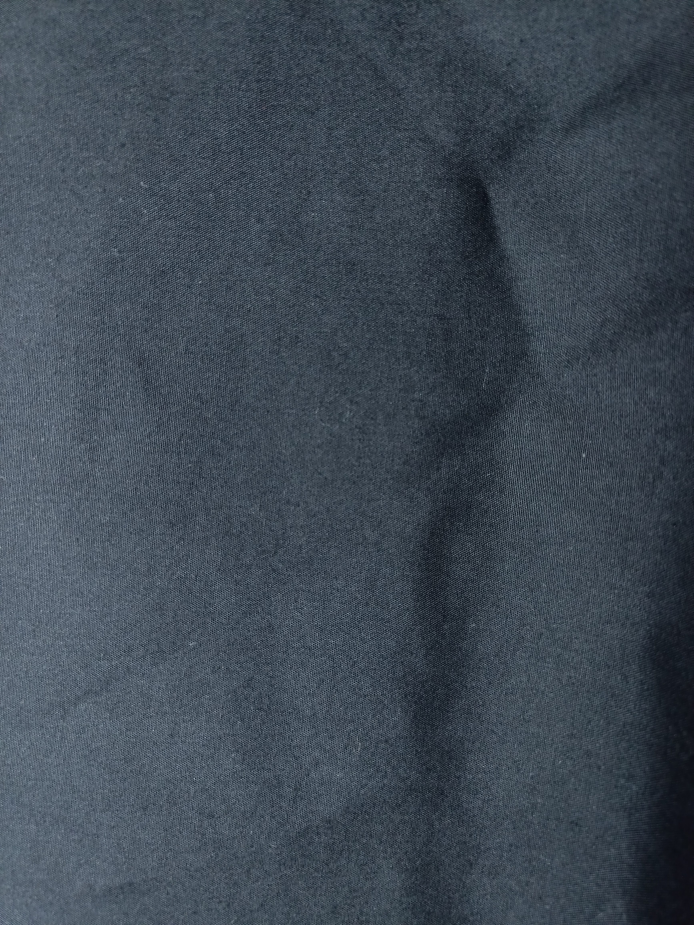
#> input picture data/katun_htm/kh_01.jpg, 3468 x 4624 px, found by its file name (shown at 1/5 size); its folder holds only this picture in this run
$ python glcm_result.py   (older library calls are emulated)
#> lines starting #> are read from the running program, lines starting #| are printed output that depends on the picture
import cv2
import os
import numpy as np
import pandas as pd
from skimage import feature
from skimage.util import img_as_ubyte
import matplotlib.pyplot as plt


# Fungsi untuk menghitung rata-rata nilai RGB dari gambar penuh
def extract_rgb_from_image(image):
    B, G, R = cv2.split(image)
    mean_R = np.mean(R)
    mean_G = np.mean(G)
    mean_B = np.mean(B)
    return mean_R, mean_G, mean_B

# Fungsi untuk menghitung fitur GLCM dari channel gambar


def calculate_glcm_features(image_channel):
    bins = np.array([0, 16, 32, 48, 64, 80, 96, 112, 128,
                     144, 160, 176, 192, 208, 224, 240, 255])
    inds = np.digitize(image_channel, bins)
    max_value = inds.max() + 1
    glcm = feature.graycomatrix(inds, [1], [0, np.pi/4, np.pi/2, 3*np.pi/4],
                                levels=max_value, normed=True, symmetric=True)

    contrast = feature.graycoprops(glcm, 'contrast')
    dissimilarity = feature.graycoprops(glcm, 'dissimilarity')
    homogeneity = feature.graycoprops(glcm, 'homogeneity')
    energy = feature.graycoprops(glcm, 'energy')
    correlation = feature.graycoprops(glcm, 'correlation')
    asm = feature.graycoprops(glcm, 'ASM')

    # Hitung Entropi
    glcm = glcm + 1e-10  # Tambahan kecil agar tidak log(0)
    entropy = -np.sum(glcm * np.log2(glcm))

    return np.mean(contrast), np.mean(dissimilarity), np.mean(homogeneity), np.mean(energy), np.mean(correlation), np.mean(asm), entropy


# Fungsi untuk memproses semua gambar dalam satu folder
def process_images_in_folder(folder_path, output_csv):
    results = []
    for filename in os.listdir(folder_path):
        if filename.endswith(".png") or filename.endswith(".jpg"):
            image_path = os.path.join(folder_path, filename)
            image = cv2.imread(image_path)

            # Hitung fitur RGB
            mean_R, mean_G, mean_B = extract_rgb_from_image(image)

            # Ekstrak channel warna
            red_channel = img_as_ubyte(image[:, :, 2])
            green_channel = img_as_ubyte(image[:, :, 1])
            blue_channel = img_as_ubyte(image[:, :, 0])

            # Hitung fitur GLCM per channel
            contrast_R, dissimilarity_R, homogeneity_R, energy_R, correlation_R, asm_R, entropy_R = calculate_glcm_features(
                red_channel)
            contrast_G, dissimilarity_G, homogeneity_G, energy_G, correlation_G, asm_G, entropy_G = calculate_glcm_features(
                green_channel)
            contrast_B, dissimilarity_B, homogeneity_B, energy_B, correlation_B, asm_B, entropy_B = calculate_glcm_features(
                blue_channel)

            results.append({
                'filename': filename,
                'mean_R': mean_R,
                'mean_G': mean_G,
                'mean_B': mean_B,
                'contrast_R': contrast_R,
                'dissimilarity_R': dissimilarity_R,
                'homogeneity_R': homogeneity_R,
                'energy_R': energy_R,
                'correlation_R': correlation_R,
                'asm_R': asm_R,
                'entropy_R': entropy_R,
                'contrast_G': contrast_G,
                'dissimilarity_G': dissimilarity_G,
                'homogeneity_G': homogeneity_G,
                'energy_G': energy_G,
                'correlation_G': correlation_G,
                'asm_G': asm_G,
                'entropy_G': entropy_G,
                'contrast_B': contrast_B,
                'dissimilarity_B': dissimilarity_B,
                'homogeneity_B': homogeneity_B,
                'energy_B': energy_B,
                'correlation_B': correlation_B,
                'asm_B': asm_B,
                'entropy_B': entropy_B
            })

    df = pd.DataFrame(results)
    df.to_csv(output_csv, index=False)
    print(f'Hasil telah disimpan ke {output_csv}')


# Fungsi untuk memproses semua subfolder
def process_all_folders(main_folder_path, output_folder_path):
    os.makedirs(output_folder_path, exist_ok=True)
    for folder_name in os.listdir(main_folder_path):
        folder_path = os.path.join(main_folder_path, folder_name)
        if os.path.isdir(folder_path):
            output_csv = f'{folder_name}_glcm_result.csv'
            output_csv_path = os.path.join(output_folder_path, output_csv)
            process_images_in_folder(folder_path, output_csv_path)
#> in process_images_in_folder, image is the input picture: shape (4624, 3468, 3); mean B, G, R 84.4, 73.4, 62.9
#> in extract_rgb_from_image, `B, G, R = cv2.split(image)`:
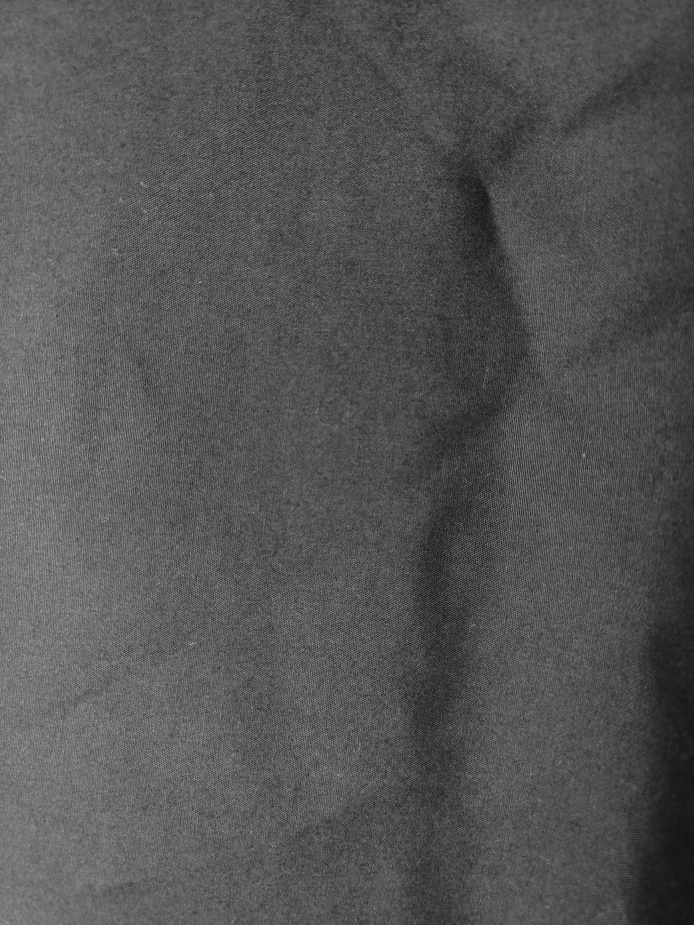
#> B: shape (4624, 3468) (shown at 1/5 size); min 8, max 236, mean 84.4
#> in extract_rgb_from_image, `B, G, R = cv2.split(image)`:
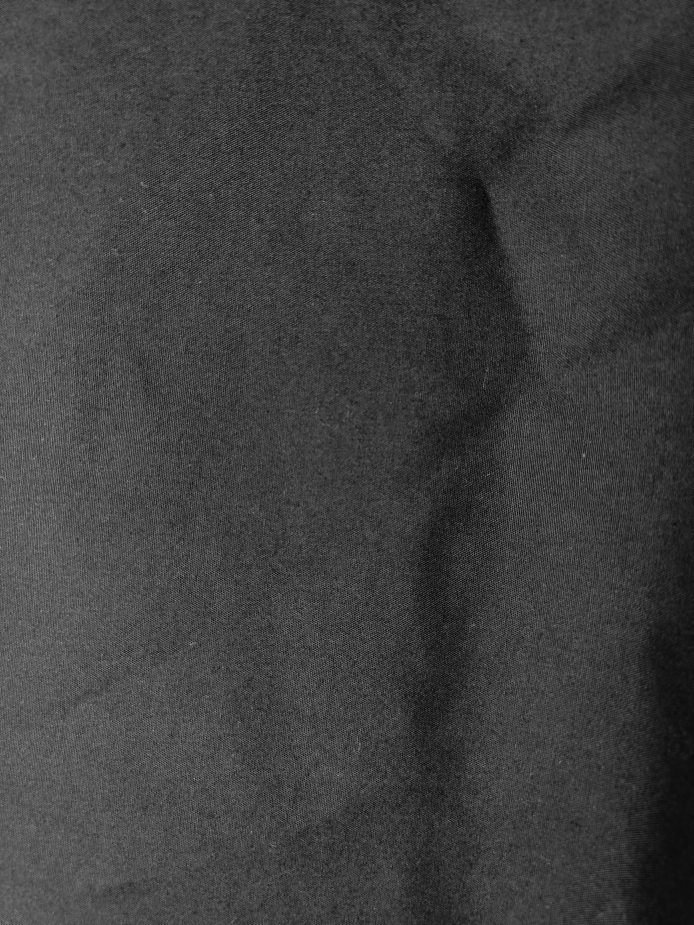
#> R: shape (4624, 3468) (shown at 1/5 size); min 0, max 212, mean 62.9
#> in extract_rgb_from_image, `mean_R = np.mean(R)`: mean_R = 62.91
#> in extract_rgb_from_image, `mean_G = np.mean(G)`: mean_G = 73.44
#> in extract_rgb_from_image, `mean_B = np.mean(B)`: mean_B = 84.39
#> in process_images_in_folder, `mean_R, mean_G, mean_B = extract_rgb_from_image(image)`: mean_R = 62.91; mean_G = 73.44; mean_B = 84.39
#> in calculate_glcm_features, `max_value = inds.max() + 1`: max_value = 15
#> in calculate_glcm_features, `contrast = feature.graycoprops(glcm, 'contrast')`: contrast = [[0.66, 1.18, 0.638, 0.905]]
#> in calculate_glcm_features, `dissimilarity = feature.graycoprops(glcm, 'dissimilarity')`: dissimilarity = [[0.475, 0.691, 0.462, 0.601]]
#> in calculate_glcm_features, `homogeneity = feature.graycoprops(glcm, 'homogeneity')`: homogeneity = [[0.78, 0.701, 0.786, 0.729]]
#> in calculate_glcm_features, `energy = feature.graycoprops(glcm, 'energy')`: energy = [[0.279, 0.245, 0.28, 0.255]]
#> in calculate_glcm_features, `correlation = feature.graycoprops(glcm, 'correlation')`: correlation = [[0.862, 0.753, 0.867, 0.811]]
#> in calculate_glcm_features, `asm = feature.graycoprops(glcm, 'ASM')`: asm = [[0.0778, 0.0598, 0.0785, 0.065]]
#> in calculate_glcm_features, `entropy = -np.sum(glcm * np.log2(glcm))`: entropy = 17.65
#> in process_images_in_folder, `contrast_R, dissimilarity_R, homogeneity_R, energy_R, correlation_R, a..`: contrast_R = 0.846; dissimilarity_R = 0.558; homogeneity_R = 0.749; energy_R = 0.265; correlation_R = 0.823; asm_R = 0.0703; entropy_R = 17.65
#> in process_images_in_folder, `contrast_G, dissimilarity_G, homogeneity_G, energy_G, correlation_G, a..`: contrast_G = 0.847; dissimilarity_G = 0.558; homogeneity_G = 0.749; energy_G = 0.259; correlation_G = 0.834; asm_G = 0.0675; entropy_G = 17.86
#> in process_images_in_folder, `contrast_B, dissimilarity_B, homogeneity_B, energy_B, correlation_B, a..`: contrast_B = 0.847; dissimilarity_B = 0.559; homogeneity_B = 0.748; energy_B = 0.255; correlation_B = 0.844; asm_B = 0.0652; entropy_B = 18.07
#> in process_images_in_folder, `df = pd.DataFrame(results)`: df = table of 1 rows and 25 columns
#> pass 2 of the loop in process_all_folders, `for folder_name in os.listdir(main_folder_path):`:
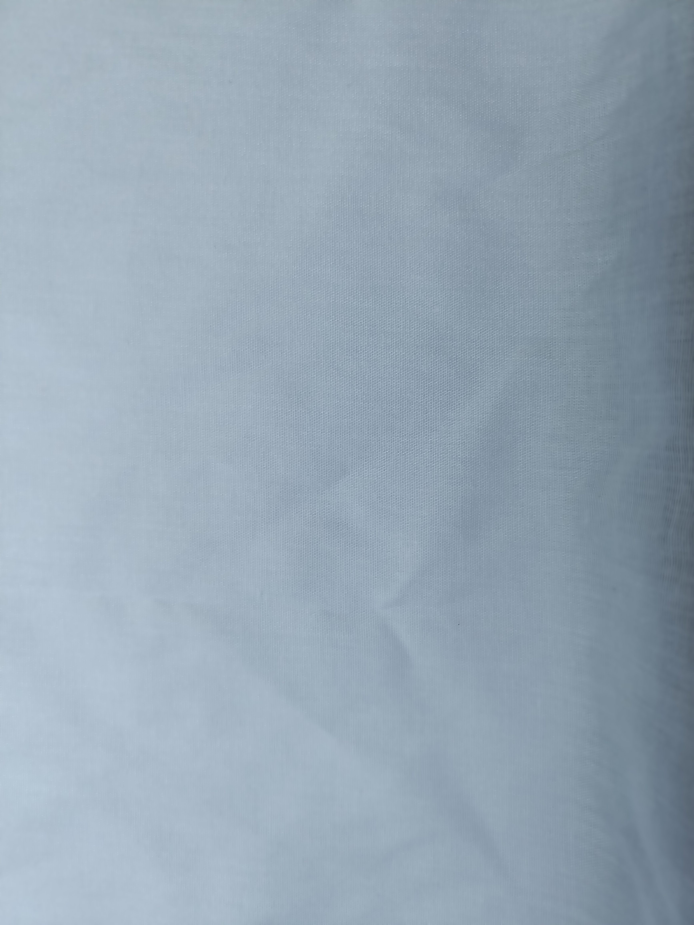
#> input picture data/katun_pth/kp_01.jpg, 3468 x 4624 px, found by its file name (shown at 1/5 size)
#> in process_images_in_folder, image is the input picture: shape (4624, 3468, 3); mean B, G, R 179.8, 165.9, 149.4
#> in extract_rgb_from_image (call 2), `B, G, R = cv2.split(image)`:
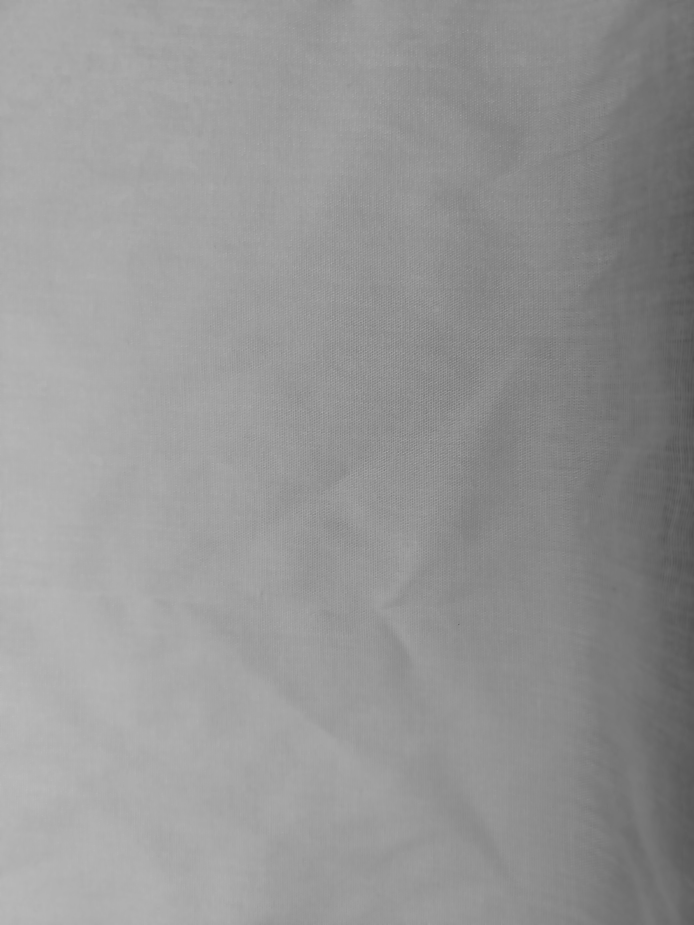
#> R: shape (4624, 3468) (shown at 1/5 size); min 72, max 206, mean 149.4
#> in extract_rgb_from_image (call 2), `mean_R = np.mean(R)`: mean_R = 149.4
#> in extract_rgb_from_image (call 2), `mean_G = np.mean(G)`: mean_G = 165.9
#> in extract_rgb_from_image (call 2), `mean_B = np.mean(B)`: mean_B = 179.8
#> in process_images_in_folder (call 2), `mean_R, mean_G, mean_B = extract_rgb_from_image(image)`: mean_R = 149.4; mean_G = 165.9; mean_B = 179.8
#> inds: shape (4624, 3468) int64; 9 distinct labels, from 5 to 13
#> contrast_R = 0.0687; dissimilarity_R = 0.0683; homogeneity_R = 0.966; energy_R = 0.435; correlation_R = 0.982; asm_R = 0.189; entropy_R = 11.26
#> inds: shape (4624, 3468) int64; 9 distinct labels, from 6 to 14
#> contrast_G = 0.0695; dissimilarity_G = 0.0691; homogeneity_G = 0.965; energy_G = 0.438; correlation_G = 0.981; asm_G = 0.192; entropy_G = 11.2
#> in calculate_glcm_features (call 6), `inds = np.digitize(image_channel, bins)`:
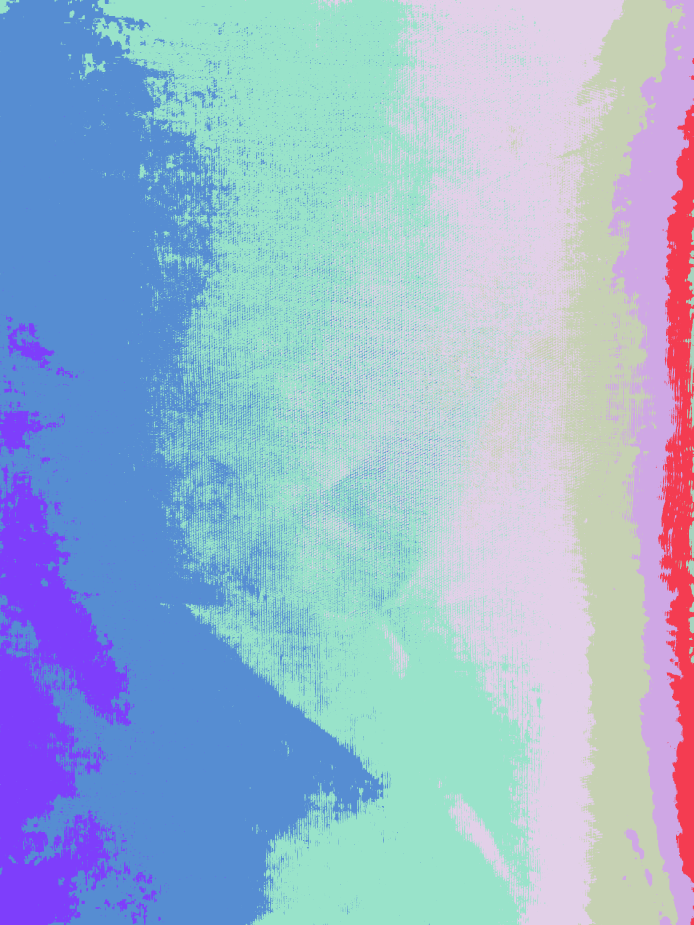
#> inds: shape (4624, 3468) int64 (shown at 1/5 size); 9 distinct labels, from 7 to 15; one colour per label, 0 black
#> max_value = 16
#> contrast = [[0.0577, 0.0849, 0.0531, 0.0783]]
#> dissimilarity = [[0.0576, 0.0841, 0.0527, 0.0779]]
#> homogeneity = [[0.971, 0.958, 0.974, 0.961]]
#> energy = [[0.445, 0.433, 0.447, 0.435]]
#> correlation = [[0.985, 0.977, 0.986, 0.979]]
#> asm = [[0.198, 0.187, 0.2, 0.19]]
#> entropy = 11.21
#> contrast_B = 0.0685; dissimilarity_B = 0.0681; homogeneity_B = 0.966; energy_B = 0.44; correlation_B = 0.982; asm_B = 0.194; entropy_B = 11.21


# Jalankan proses
main_folder_path = 'D:/SEMESTER6/PengenalaPola/analisis_kain_glcm_rgb/data'
output_folder_path = 'D:/SEMESTER6/PengenalaPola/analisis_kain_glcm_rgb/outputs/glcm_results'
process_all_folders(main_folder_path, output_folder_path)
